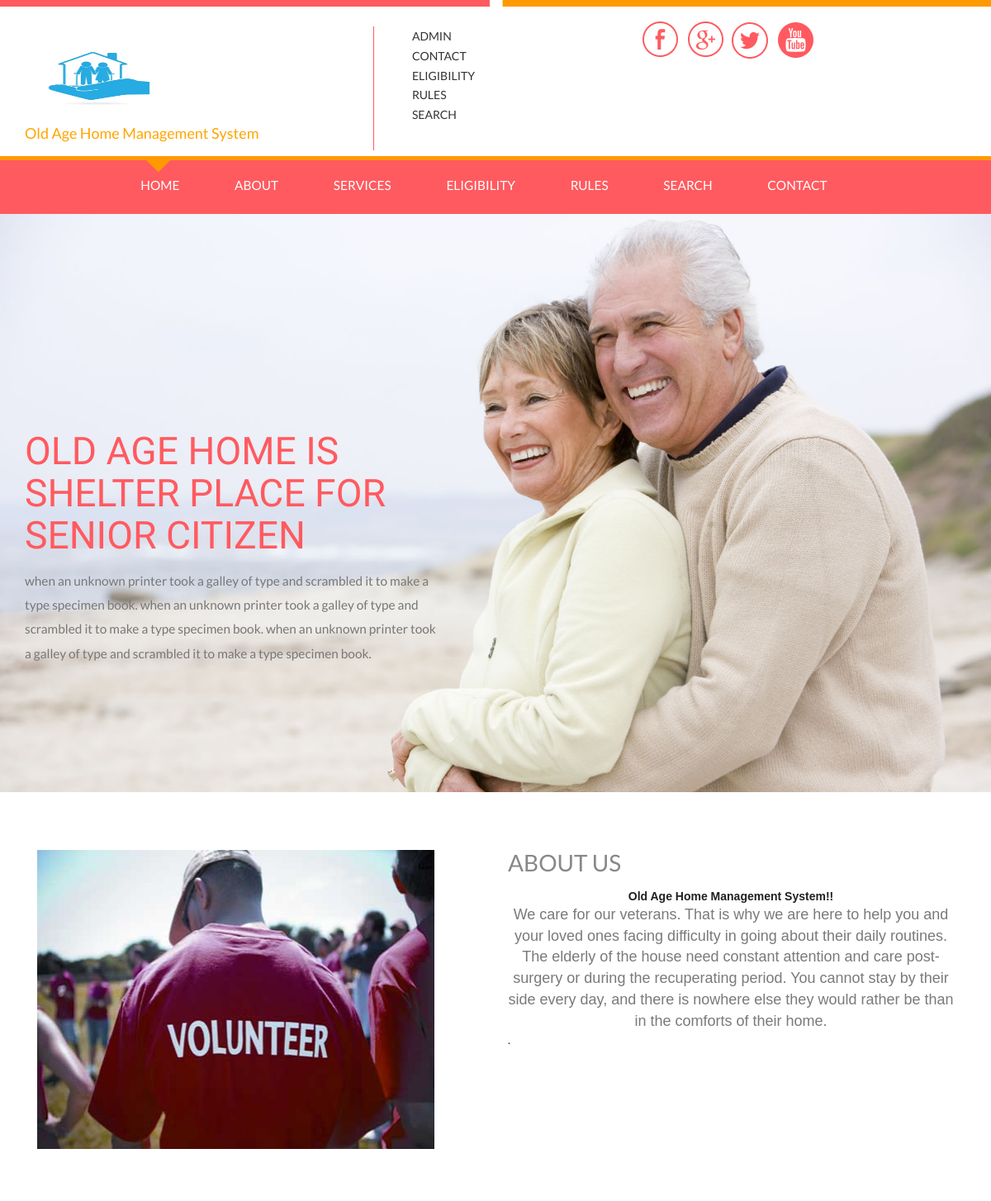
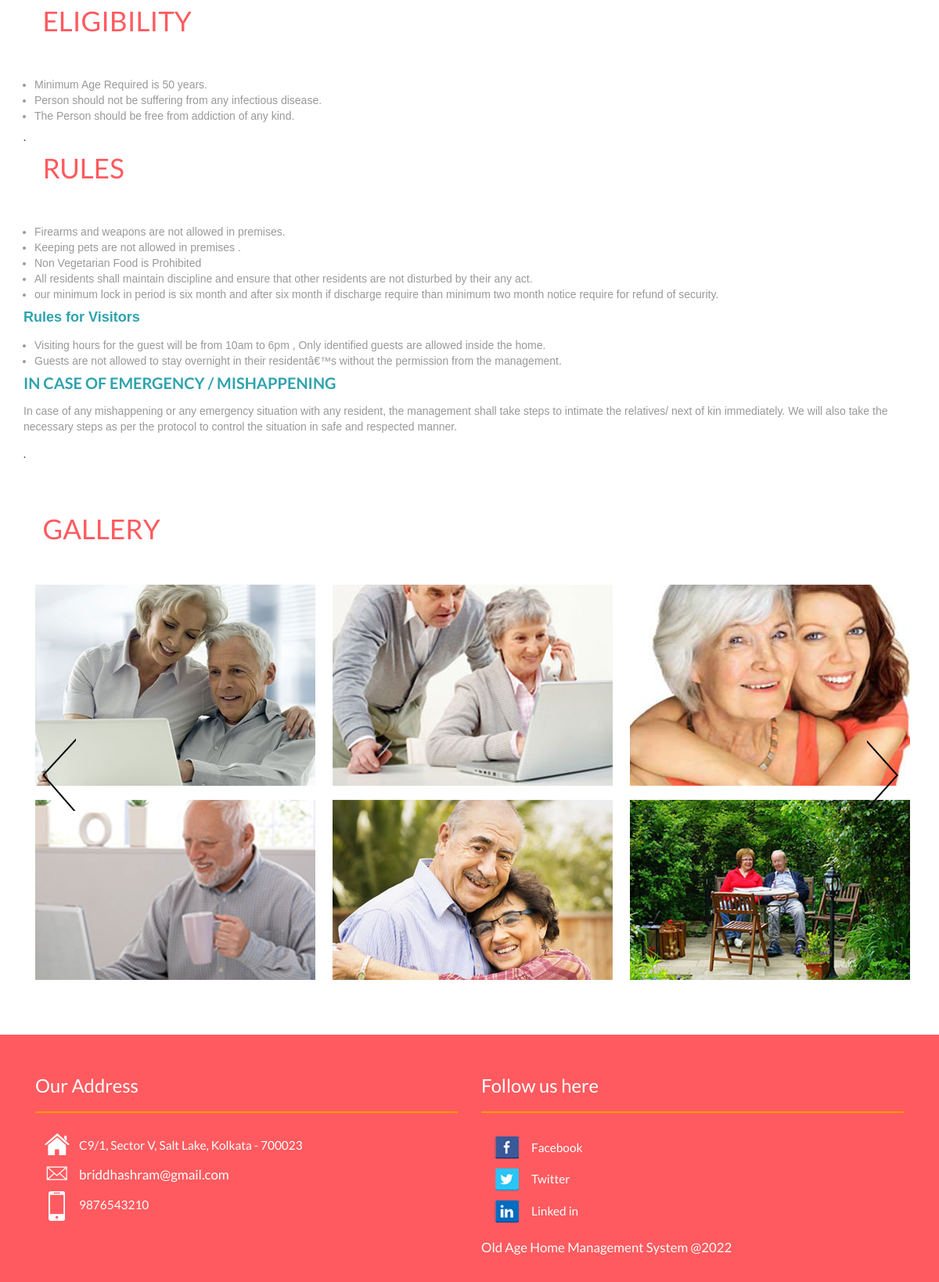
The page / on the database its author committed (2 pictures, top to bottom).
### tables this page shows
CREATE TABLE `tblpage` (
  `ID` int(10) NOT NULL,
  `PageType` varchar(200) DEFAULT NULL,
  `PageTitle` mediumtext DEFAULT NULL,
  `PageDescription` mediumtext DEFAULT NULL,
  `Email` varchar(200) DEFAULT NULL,
  `MobileNumber` bigint(10) DEFAULT NULL,
  `UpdationDate` date DEFAULT NULL,
  `Timing` varchar(200) NOT NULL
);

### index.php (the view, shortened to what this page needs)
<?php
include('includes/config.php');
  ?>
<!DOCTYPE HTML>
<html>
<head>
<link href="css/bootstrap.css" rel='stylesheet' type='text/css' />
<link href="css/style.css" rel='stylesheet' type='text/css' />
</head>
<body>
<?php include_once('includes/header.php');?>
	</div>
<div class="banner-section">
	<div class="container">
		<div class="banner-head">
			<h1>Old age home is shelter place for senior citizen </h1>
			<p>when an unknown printer  took a galley of type and
			scrambled it to make a type specimen book.
			when an unknown printer  took a galley of type and
			scrambled it to make a type specimen book.
			when an unknown printer  took a galley of type and
			scrambled it to make a type specimen book.</p>
		</div>
	</div>
</div>
		<div class="welcome-section">
				<div class="container">
					<div class="welcom-grids">
						<div class="col-md-6 welcom-grid-img">
							<img src="images/v1.jpg" title="img" />
						</div>
						<div class="col-md-6 welcom-grid-text">
							<?php
$ret=mysqli_query($con,"select * from tblpage where PageType='aboutus' ");
while ($row=mysqli_fetch_array($ret)) {
?>
							<h2><?php  echo $row['PageTitle'];?></h2>
							<p><?php  echo $row['PageDescription'];?>.</p><?php } ?>
						</div>
						<div class="clearfix"> </div>
					</div>
				</div>
			</div>
			 <div class="letest-section">
	 			<div class="container">
	 				<?php
$ret=mysqli_query($con,"select * from tblpage where PageType='eligibility' ");
while ($row=mysqli_fetch_array($ret)) {
?>
	 				<h3><?php  echo $row['PageTitle'];?></h3>
	 				<p><?php  echo $row['PageDescription'];?>.</p><?php } ?>
	 				<?php
$ret=mysqli_query($con,"select * from tblpage where PageType='rules' ");
while ($row=mysqli_fetch_array($ret)) {
?>
	 				<h3><?php  echo $row['PageTitle'];?></h3>
	 				<p><?php  echo $row['PageDescription'];?>.</p><?php } ?>
    </div>
 </div>
<div class="Events">
	<div class="wmuSlider example1">
		 	<div class="container">
		 		<h3>Gallery</h3>
				 <article style="position: absolute; width:64%; opacity: 0;">
				   	<div class="client-sections">
						<div class="event-section">
				 				<div class="col-md-4">
				 					<div class="client-img">
					 					<img src="images/c1.jpg" title="" />
									</div>
					 			</div>
				 				<div class="col-md-4">
				 					<div class="client-img">
					 					<img src="images/c2.jpg" title="" />
									</div>
				 				</div>
				 				<div class=" col-md-4">
				 					<div class="client-img">
					 					<img src="images/c3.jpg" title="" />
									</div>
				 				</div>
				 			</div>
				 			<div class="event-section1">
				 				<div class="col-md-4">
				 					<div class="client-img">
					 					<img src="images/c4.jpg" title="" />
									</div>
					 			</div>
				 				<div class="col-md-4">
				 					<div class="client-img">
					 					<img src="images/c5.jpg" title="" />
									</div>
				 				</div>
				 				<div class=" col-md-4">
				 					<div class="client-img">
					 					<img src="images/c6.jpg" title="" />
									</div>
				 				</div>
				 				</div>
			 		 </div>
		 			 </article>
				 </div>
		  	</div>
		</div>
	<?php include_once('includes/footer.php');?>
</body>
</html>

### includes/footer.php (shortened to what this page needs)
<div class= "footer">
         <div class="container">
            <div class="col-md-6 footer-grid footer-grid1">
                    <div class="Office Address">
                        <h4>Our Address</h4>
                       <ul class="bottom-icons">
                        <?php
$ret=mysqli_query($con,"select * from tblpage where PageType='contactus' ");
while ($row=mysqli_fetch_array($ret)) {
?>
                            <li><a class="home" href="#"><span> </span></a><?php  echo $row['PageDescription'];?></li>
                            <li><a class="mail" href="mailto:info@example.com"><span> </span><?php  echo $row['Email'];?></a></li>
                            <li><a class="mbl" href="#"><span> </span></a><?php  echo $row['MobileNumber'];?></li>
                            <div class="clearfix"> </div><?php } ?>
                        </ul>
                     </div>
                </div>
                <div class="col-md-6 footer-grid footer-grid3">
                    <div class=" Follow us here">
                    <h4> Follow us here</h4>
                        <ul class="bottom-icons two">
                            <li><a class="fbook" href="#"><span> </span></a>Facebook</li>
                            <li><a class="twt" href="#"><span> </span></a>Twitter</li>
                            <li><a class="iin" href="#"><span> </span></a>Linked in</li>
                        </ul>
                    </div>
                    <div class="copy-center">
                            <p>Old Age Home Management System @2022</p>
                        </div>
                    </div>
                    <div class="clearfix"> </div>
                </div>
            </div>

### css/style.css (style rules this page uses)
body { background: #fff; font-family: 'Lato', sans-serif; }
.banner-section { background:url(../images/banner.jpg)no-repeat 0px 0px; -webkit-background-size:cover; -o-background-size:cover; -moz-background-size:cover; min-height: 700px; }
.banner-head { width: 44%; margin: 23% 0 auto 0; }
.banner-head h1 { font-family: 'Niconne', cursive; color:#ff5a5f; font-size: 3.3em; text-transform: uppercase; }
.banner-head p { color: #777; font-family: 'Lato', sans-serif; font-size: 1.1em; margin: 1em 0 0 0; font-weight: 400; line-height: 1.9em; }
.welcome-section { padding: 5em 0 3em 0; }
.welcom-grid-text h2,.welcom-grid-list h3 { color:#888; font-size: 2em; margin: 0em 0; font-weight: 400; text-transform: uppercase; font-family: 'Lato', sans-serif; }
.welcom-grid-img img { width: 89%; }
.welcom-grid-text p { color: #777; font-family: 'Lato', sans-serif; font-size: 1.1em; margin: 1em 0 0 0; font-weight: 400; line-height: 1.9em; }
.letest-section { padding:2em 0 2em 0; }
.letest-section h3 { color: #ff5a5f; font-size: 2.5em; margin: 0em 1em 1.5em 0.7em; font-family: 'Lato', sans-serif; font-weight: 400; text-transform: uppercase; }
.Events { padding: 2em 0 5em 0; }
.wmuSlider.example1 h3 { color: #ff5a5f; font-size: 2.5em; margin: 0em 1em 1.5em 0.7em; font-family: 'Lato', sans-serif; font-weight: 400; text-transform: uppercase; }
article > div { text-align: center; }
.wmuSlider { position: relative; overflow: hidden; min-height: 596px; }
.event-section1 { padding-top: 1.3em; }
.footer { background: #ff5a5f; padding: 2em 0; }
.footer p { color:#FDFBF9; font-size:1.2em; text-decoration: none; font-weight:400; margin: 0; line-height: 1.9em; }
.footer-grid h4 { color: #fff; font-size: 1.7em; text-decoration: none; font-weight: 400; margin: 1em 0; border-bottom: 2px solid #ff9901; padding: 0px 0 20px 0; }
ul.bottom-icons,ul.bottom-icons.two { padding: 0; }
ul.bottom-icons li,ul.bottom-icons.two li { display: block; margin-left:0px; list-style: none; }
ul.bottom-icons.two li a span { width:32px; height:32px; display: inline-block; background: url('../images/footer.png') no-repeat; vertical-align: middle; -webkit-transition: all 0.3s ease; -moz-transition: all 0.3s ease; -o-transition: all 0.3s ease; transition: all 0.3s ease; margin: 0 16px; }
ul.bottom-icons li a span { width:32px; height:38px; display: inline-block; background: url('../images/icons.png') no-repeat; vertical-align: middle; -webkit-transition: all 0.3s ease; -moz-transition: all 0.3s ease; -o-transition: all 0.3s ease; transition: all 0.3s ease; margin: 0 12px; }
ul.bottom-icons li a.home span { background-position: 0px -119px; }
ul.bottom-icons li a.mail span { background-position: 0px -179px; }
ul.bottom-icons li a.mbl span { background-position: 0px -219px; }
ul.bottom-icons.two li a.fbook span { background-position: -0px -0px; }
ul.bottom-icons.two li a.twt span { background-position: -0px -32px; }
ul.bottom-icons.two li a.iin span { background-position: -0px -64px; }
.bottom-icons li a,.bottom-icons.two li a,.bottom-icons li,.bottom-icons.two li { font-weight: 400; font-size: 1.1em; text-decoration: none; color: #fff; transition: 0.5s all; -webkit-transition: 0.5s all; -moz-transition: 0.5s all; -o-transition: 0.5s all; }
.bottom-icons.two li a { line-height: 2.4em; }

### rows shown on the page
tblpage: PageTitle "ABOUT US", PageDescription "Old Age Home Management System!! We care for our veterans. That is why we are here to help you and your loved ones facing difficulty in going about their daily routines. The elderly of the house need constant attention and care post-surgery or during the recuperating period. You cannot stay by their side every day, and there is nowhere else they would rather be than in the comforts of their home."
tblpage: PageTitle "ELIGIBILITY", PageDescription "Minimum Age Required is 50 years. Person should not be suffering from any infectious disease. The Person should be free from addiction of any kind."
tblpage: PageTitle "RULES", PageDescription "Firearms and weapons are not allowed in premises. Keeping pets are not allowed in premises . Non Vegetarian Food is Prohibited All residents shall maintain discipline and ensure that other residents are not disturbed by their any act. our minimum lock in period is six month and after six month if discharge require than minimum two month notice require for refund of security. Rules for Visitors Visiting hours for the guest will be from 10am to 6pm , Only identified guests are allowed inside the home. Guests are not allowed to stay overnight in their residentâ€™s without the permission from the management. IN CASE OF EMERGENCY / MISHAPPENING In case of any mishappening or any emergency…"
tblpage: PageDescription "C9/1, Sector V, Salt Lake, Kolkata - 700023", Email "briddhashram@gmail.com", MobileNumber "9876543210"
